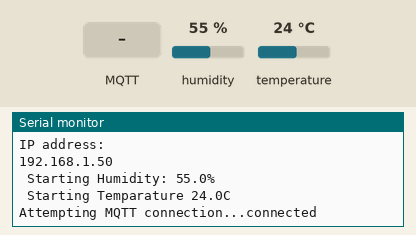
Simulated run of this sketch. Board: ESP8266 (NodeMCU). Shown: the last lines printed to the serial monitor. The test bench sets the inputs (shaded band); at power-on: humidity 55 %, temperature 24 °C. WiFi joins after 1.5 s; servers stay silent unless stated; random numbers use the default seed unless the sketch sets one; no MQTT or app messages arrive unless stated.

Above: at 2.8 s.
2.9 s: MQTT message "0" arrives on the first subscribed topic
At 4.1 s:
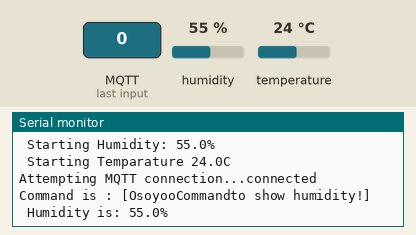
4.4 s: MQTT message "1" arrives on the first subscribed topic
At 5.2 s:
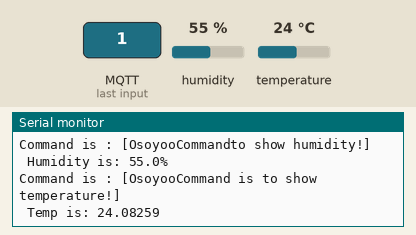
5.9 s: MQTT message "5" arrives on the first subscribed topic
At 6.02 s:
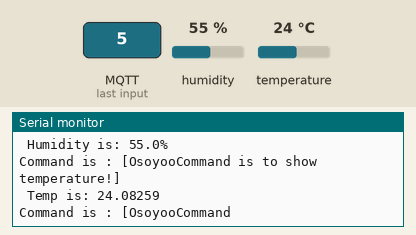
7.5 s: humidity set to 22 %
At 8.0 s:
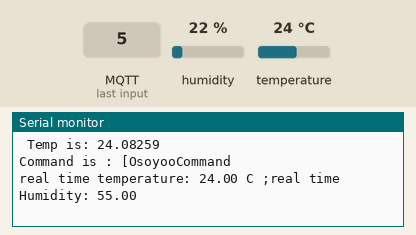
9.0 s: temperature set to 12 °C
10.5 s: humidity set to 40 %
At 12.6 s:
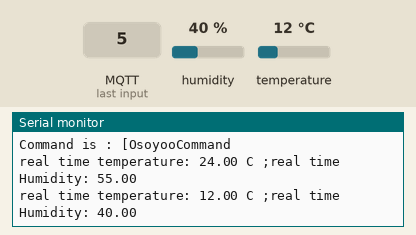

The sketch:

DHT11_Temperature_Sensor___MQTT.ino
```cpp
// (licence header left out)
#include <ESP8266WiFi.h>
#include <PubSubClient.h>
#include<dht.h>
dht DHT;

// Define NodeMCU D3 pin to as temperature data pin of  DHT11
#define DHT11_PIN D3

// Update these with values suitable for your network.
const char* ssid = "********";//put your hotspot ssid here
const char* password = "********";// put your hotspot password here
const char* mqtt_server = "broker.mqtt-dashboard.com";
//const char* mqtt_server = "iot.eclipse.org";

WiFiClient espClient;
PubSubClient client(espClient);
long lastMsg = 0;
char msg[50];
int value = 0;

void setup_wifi() {
   delay(100);
  // We start by connecting to a WiFi network
    Serial.print("Connecting to ");
    Serial.println(ssid);
    WiFi.begin(ssid, password);
    while (WiFi.status() != WL_CONNECTED)
    {
      delay(500);
      Serial.print(".");
    }
  randomSeed(micros());
  Serial.println("");
  Serial.println("WiFi connected");
  Serial.println("IP address: ");
  Serial.println(WiFi.localIP());
}

void callback(char* topic, byte* payload, unsigned int length)
{
  Serial.print("Command is : [");
  Serial.print(topic);
  int p =(char)payload[0]-'0';
  int chk = DHT.read11(DHT11_PIN);
  // if MQTT comes a 0 message, show humidity
  if(p==0)
  {
    Serial.println("to show humidity!]");
    Serial.print(" Humidity is: " );
    Serial.print(DHT.humidity, 1);
    Serial.println('%');
  }
  // if MQTT comes a 1 message, show temperature
  if(p==1)
  {
  // digitalWrite(BUILTIN_LED, HIGH);
    Serial.println(" is to show temperature!] ");
  int chk = DHT.read11(DHT11_PIN);
   Serial.print(" Temp is: " );
   Serial.print(DHT.temperature, 1);
   Serial.println(' C');
  }
  Serial.println();
} //end callback

void reconnect() {
  // Loop until we're reconnected
  while (!client.connected())
  {
    Serial.print("Attempting MQTT connection...");
    // Create a random client ID
    String clientId = "ESP8266Client-";
    clientId += String(random(0xffff), HEX);
    // Attempt to connect
    //if you MQTT broker has clientID,username and password
    //please change following line to    if (client.connect(clientId,userName,passWord))
    if (client.connect(clientId.c_str()))
    {
      Serial.println("connected");
     //once connected to MQTT broker, subscribe command if any
      client.subscribe("OsoyooCommand");
    } else {
      Serial.print("failed, rc=");
      Serial.print(client.state());
      Serial.println(" try again in 5 seconds");
      // Wait 6 seconds before retrying
      delay(6000);
    }
  }
} //end reconnect()

void setup() {
  Serial.begin(115200);
  setup_wifi();
  client.setServer(mqtt_server, 1883);
  client.setCallback(callback);
  int chk = DHT.read11(DHT11_PIN);
  Serial.print(" Starting Humidity: " );
  Serial.print(DHT.humidity, 1);
  Serial.println('%');
  Serial.print(" Starting Temparature ");
  Serial.print(DHT.temperature, 1);
  Serial.println('C');
}

void loop() {
  if (!client.connected()) {
    reconnect();
  }
  client.loop();
  long now = millis();
  // read DHT11 sensor every 6 seconds
  if (now - lastMsg > 6000) {
     lastMsg = now;
     int chk = DHT.read11(DHT11_PIN);
     String msg="real time temperature: ";
     msg= msg+ DHT.temperature;
     msg = msg+" C ;real time Humidity: " ;
     msg=msg+DHT.humidity ;
     msg=msg+"%";
     char message[58];
     msg.toCharArray(message,58);
     Serial.println(message);
     //publish sensor data to MQTT broker
    client.publish("OsoyooData", message);
  }
}
```

Measured:
- after the input at 2.9 s, the serial monitor: prints a new line at once (image 1)
- after the input at 4.4 s, the serial monitor: prints a new line at once (image 2)
- after the input at 5.9 s, the serial monitor: prints a new line at once (image 3)
- after the input at 10.5 s, the serial monitor: prints a new line after 1.5 s (image 5)
